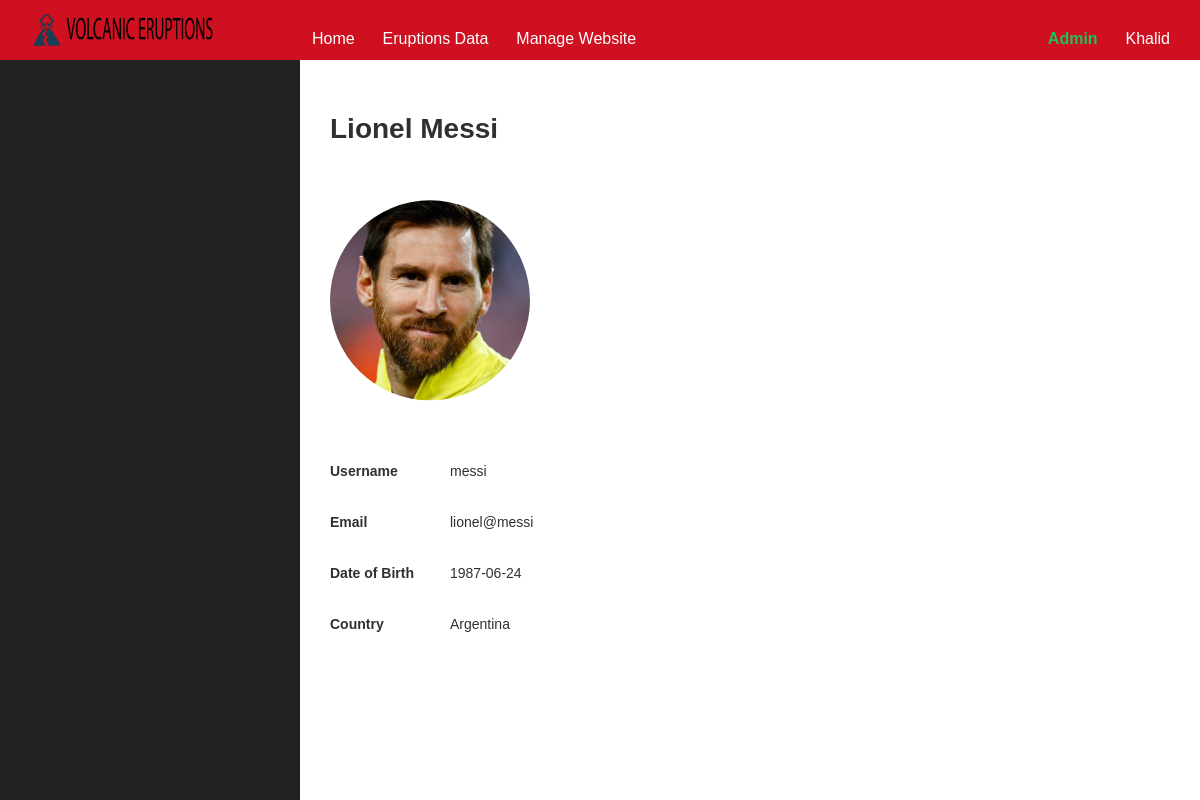
/user/messi (signed in), run on the app's committed database.
### myflask/models.py (models this page shows, shortened)
class User(db.Model, UserMixin):
    __tablename__ = "user"
    id = db.Column(db.Integer, primary_key=True)
    first_name = db.Column(db.String(25), nullable=False)
    last_name = db.Column(db.String(25), nullable=False)
    DOB = db.Column(db.Date, nullable=False)
    email = db.Column(db.Text, unique=True, nullable=False)
    username = db.Column(db.String(25), unique=True, nullable=False)
    password = db.Column(db.String(25), nullable=False)
    user_type = db.Column(db.Text, nullable=False)
    country = db.Column(db.Text, nullable=False)
    profile_pic = db.Column(db.String, nullable=False)

### myflask/auth/routes.py (the view)
@auth_bp.route('/user/<username>')
@login_required
def user(username):
    user = User.query.filter_by(username=username).first_or_404()
    return render_template('user.html', user=user)

### myflask/auth/routes.py (called while the page is built)
@login_manager.user_loader
def load_user(user_id):
    if user_id is not None:
        return User.query.get(user_id)
    return None

### myflask/templates/user.html (shortened to what this page needs)
{% extends 'layout.html' %}
{% set page_name = 'user' %}
{% block content %}
    <div class="flex h-minus-nav">
        <div class="tabs is-primary is-vertical hide-tablet-down">
        </div>
        <div class="overflow-y-auto flex-auto">
            <div class="container-full m-t-30 m-b-40">
                <div><br></div>
                <h1>{{ user.first_name }} {{ user.last_name }}</h1>
                <br>
                <img src="/static/images/{{ user.profile_pic }}" width="200px" style="clip-path: circle();" alt="">
                <br>
                <div></br></div>
                <div class="input-group responsive m-b-30">
                    <label>Username</label>
                    <div>
                        {{ user.username }}
                    </div>
                </div>
                <div class="input-group responsive m-b-30">
                    <label>Email</label>
                    <div>
                        {{ user.email }}
                    </div>
                </div>
                <div class="input-group responsive m-b-30">
                    <label>Date of Birth</label>
                    <div>
                        {{ user.DOB }}
                    </div>
                </div>
                <div class="input-group responsive m-b-30">
                    <label>Country</label>
                    <div>
                        {{ user.country }}
                    </div>
                </div>
            </div>
        </div>
    </div>
{% endblock %}

### myflask/templates/navbar.html (shortened to what this page needs)
<nav class="nav">
    <div class="nav-left">
        <img class="nav-brand" src="{{ url_for('static', filename='images/biglogo.png') }}" alt=""/>
    </div>
    {% if current_user.is_anonymous %}
        <div></div>
    {% else %}
        <div class="nav-responsive" id="navMenuContent">
            <div class="nav-center">
                <a class="nav-item" href="{{ url_for('main.index') }}">
                     Home
                </a>
                <a class="nav-item" href="{{ url_for('main.eruption_numbers') }}">
                     Eruptions Data
                </a>
                {% if current_user.user_type == 'admin' %}
                    <a class="nav-item" href="{{ url_for('auth.admin') }}">
                         Manage Website
                    </a>
                {% endif %}
            </div>
            <div class="nav-right">
                {% if current_user.user_type == 'admin' %}
                    <a class="nav-item is-bold is-green-500">
                         Admin
                    </a>
                {% elif current_user.user_type == 'A' %}
                    <a class="nav-item is-bold is-yellow-500">
                        <i class="d-icon d-security-verified-solid"></i> Pending
                    </a>
                {% endif %}
                <div class="menu menu--nav is-right">
                    <div class="nav-item menu-trigger">
                            {{ current_user.first_name }}
                    </div>
                </div>
            </div>
        </div>
    {% endif %}
</nav>

### myflask/static/css/denali-dark-theme.css (style rules this page uses)
html { font-size:10px;-moz-osx-font-smoothing:grayscale;-webkit-font-smoothing:antialiased }

### data on the page
User: first_name "Khalid"
User: first_name "Lionel", last_name "Messi", profile_pic (picture), username "messi", email "lionel@messi", DOB "1987-06-24", country "Argentina"
